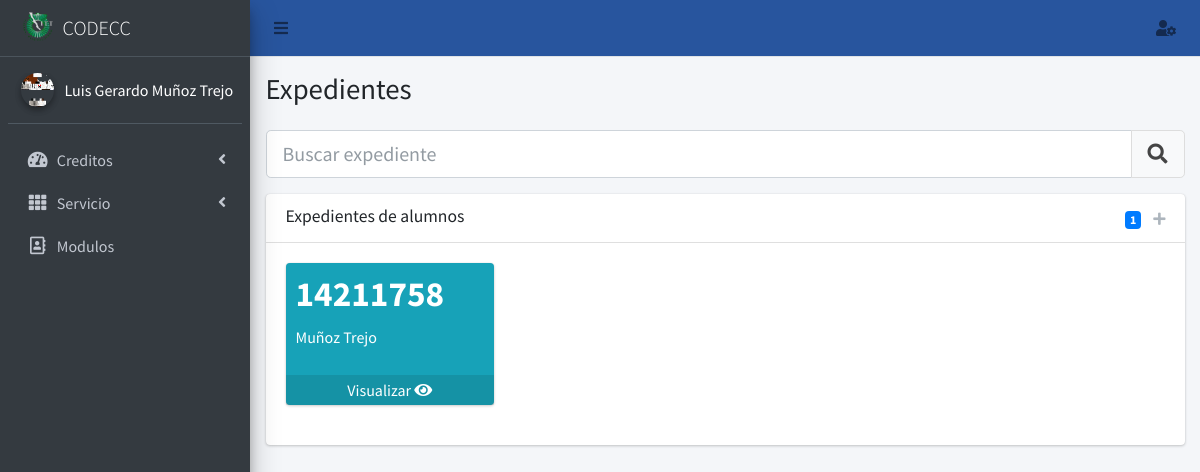
Page /expediente/ (signed in) on the committed database.
### core/models.py (models this page shows, shortened)
class Perfil(models.Model):
    user=models.OneToOneField(User,null=True,on_delete=models.SET_NULL)
    nombre=models.CharField(max_length=56, blank=False, null=False)
    apellido_paterno=models.CharField(max_length=56, blank=False, null=False)
    apellido_materno=models.CharField(max_length=56, blank=False, null=False)
    modulo=models.ManyToManyField(Modulo, blank=True)
    email_institucional=models.CharField(max_length=126, blank=False, null=False, validators=[RegexValidator(regex=r'(^[a-zA-Z0-9_.+-]+@tectijuana.edu.mx+$)|(^[a-zA-Z0-9_.+-]+@tectijuana.tecnm.mx+$)',message="El formato del correo debe ser @tectijuana.edu.mx")])
    foto=models.ImageField(upload_to=rename_folder_photo, max_length=126, blank=True, null=True)
    estado=models.BooleanField(default=False)
    created_at = models.DateTimeField("Creado ", auto_now_add=True)
    updated_at = models.DateTimeField("Actualizado ", auto_now=True)
    class Meta:
        verbose_name="Perfil"
        verbose_name_plural="Perfiles"

class Expediente(models.Model):
    matricula=models.CharField(max_length=56, blank=False, null=False)
    nombre=models.CharField(max_length=56, blank=False, null=False)
    apellido_paterno=models.CharField(max_length=56, blank=False, null=False)
    apellido_materno=models.CharField(max_length=56, blank=False, null=False)
    perfil=models.ForeignKey(Perfil, null=True,on_delete=models.SET_NULL)
    estado=models.BooleanField(default=True)
    created_at = models.DateTimeField("Creado ", auto_now_add=True)
    updated_at = models.DateTimeField("Actualizado ", auto_now=True)
    class Meta:
        verbose_name="Expediente"
        verbose_name_plural="Expedientes"
    def __str__(self):
        return str(self.matricula)

### core/views.py (the view)
# urls.py: path('expediente/',views.expediente,name='expediente'),
@login_required(login_url='login_docente')
def expediente(request):
    expedientes=Expediente.objects.filter(perfil__user=request.user.id,estado=True).order_by("matricula")
    print(expedientes)
    contexto={
        'titulo': "Expedientes",
        'usuario': Perfil.objects.get(user=request.user.id),
        'expedientes':expedientes,
        'total_expedientes': expedientes.count()
    }
    return render(request,"docente/expediente.html",contexto)

### core/templatetags/templates.py (called while the page is built)
@register.filter(name='has_group')
def has_group(user, group_name):
       groups = user.groups.all().values_list('name', flat=True)
       return True if group_name in groups else False

@register.simple_tag
def loadsession(user):
       bandera=False
       data=Perfil.objects.get(user=user)
       if data.estado:
              bandera=True
       return bandera

### templates/docente/expediente.html (shortened to what this page needs)
{%extends 'docente/inicio.html' %}
{% load staticfiles %}
{%load templates%}
{%block content%}
    <div class="col-lg-12">
      {%if request.user|has_group:"Docente" or request.user.is_superuser%}
        <div class="form-group">
            <div class="input-group input-group-lg">
                <input id="search" autocomplete="off" class="form-control form-control-lg" placeholder="Buscar expediente">
                <div class="input-group-append">
                    <button class="btn btn-lg btn-default" style="cursor: auto; pointer-events: none;">
                        <i class="fa fa-search"></i>
                    </button>
                </div>
            </div>
        </div>
        <div class="card contenedor">
        <div class="card-header">
          <h5 class="card-title">Expedientes de alumnos</h5>
          <div class="card-tools">
            <span id="count" title="Total expedientes" class="badge badge-primary">{{total_expedientes}}</span>
            <button type="button" class="btn btn-tool agregar" title="Agregar expediente" data-toggle="modal" data-target="#modal-default">
              <i class="fas fa-plus"></i>
            </button>
          </div>
        </div>
        <div class="card-body expediente">
            <div class="row" id="contenedor-expediente">
                {%for exp in expedientes %}
                <div class="col-lg-3 col-6 data-info">
                    <div class="small-box bg-info">
                        <div class="inner">
                        <h3 name="{{exp.matricula}}">{{exp.matricula}}</h3>
                        <p>{{exp.apellido_paterno}} {{exp.apellido_materno}}</p>
                        </div>
                      <a href="{%url 'detalle_expediente' id=exp.id %}?matricula={{exp.matricula}}" class="small-box-footer">Visualizar <i class="fas fa-eye"></i></a>
                    </div>
                  </div>
                  {%endfor%}
              </div>
              </div>
        </div>
      {%else%}
      <p>No tienes permisos para poder realizar esta accion</p>
      {%endif%}
      </div>
{%endblock content%}

### templates/docente/aside.html (shortened to what this page needs)
{%load templates%}
 <aside class="main-sidebar sidebar-dark-primary elevation-4">
    <a href="" class="brand-link">
      <img src="/static/img/logo_TECT.png" alt="Logo TecNM" class="brand-image" style="opacity: .8">
      <span class="brand-text font-weight-light">CODECC</span>
    </a>
    <div class="sidebar">
      <div class="user-panel mt-3 pb-3 mb-3 d-flex">
        <div class="image">
          {%if usuario.foto%}
          <img src="{{usuario.foto.url}}" class="img-circle elevation-2" alt="User Image">
          {%else%}
          <img src="/static/img/usernone.png" class="img-circle elevation-2" alt="User Image">
          {%endif%}
        </div>
        <div class="info">
          <span style="color: white;">{{usuario.nombre}} {{usuario.apellido_paterno}} {{usuario.apellido_materno}}</span>
        </div>
      </div>
      <nav class="mt-2">
        <ul class="nav nav-pills nav-sidebar flex-column" data-widget="treeview" role="menu" data-accordion="false">
          {% if request.user|has_group:"Docente" or request.user.is_superuser %}
          <li class="nav-item">
            <a href="#" class="nav-link">
              <i class="nav-icon fas fa-tachometer-alt"></i>
              <p>
                Creditos
                <i class="right fas fa-angle-left"></i>
              </p>
            </a>
          </li>
          {%endif%}
          {% if request.user|has_group:"Servicio" or request.user.is_superuser %}
          <li class="nav-item">
            <a href="#" class="nav-link">
              <i class="nav-icon fas fa-th"></i>
              <p>
                Servicio
                <i class="right fas fa-angle-left"></i>
              </p>
            </a>
          </li>
          {%endif%}
          {% if request.user.is_superuser %}
          <li class="nav-item">
            <a href="{%url 'modulo'%}" class="nav-link">
              <i class="nav-icon far fa-address-book"></i>
              <p>
                Modulos
              </p>
            </a>
          </li>
          {%endif%}
        </ul>
      </nav>
    </div>
  </aside>

### templates/docente/expediente.html (style rules this page uses)
.contenedor { max-height: 400px; }
.expediente { overflow-x: auto; }

### rows in the picture
Perfil: foto (picture), nombre "Luis Gerardo", apellido_paterno "Muñoz", apellido_materno "Trejo"
Expediente: matricula "14211758", apellido_paterno "Muñoz", apellido_materno "Trejo"

### other values in the picture
{{ titulo }} "Expedientes"
{{ total_expedientes }} "1"
